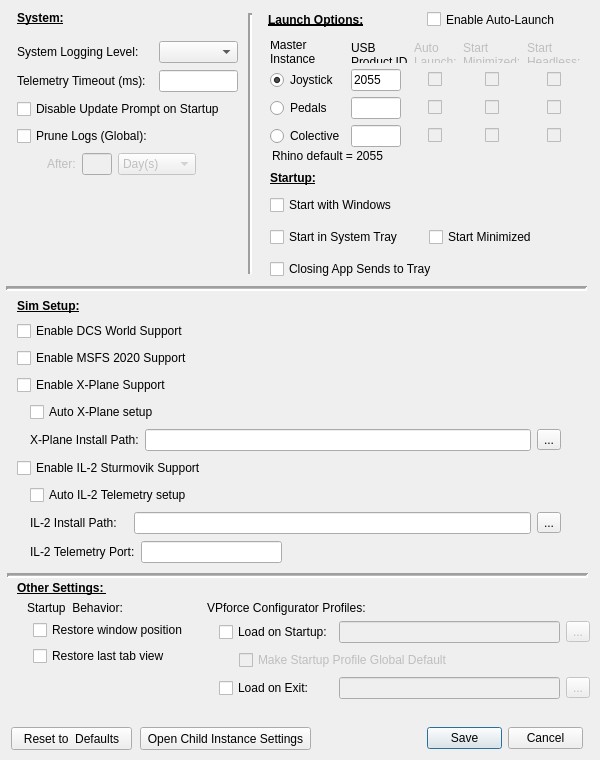
<?xml version="1.0" encoding="UTF-8"?>
<ui version="4.0">
 <class>SystemDialog</class>
 <widget class="QDialog" name="SystemDialog">
  <property name="geometry">
   <rect>
    <x>0</x>
    <y>0</y>
    <width>600</width>
    <height>760</height>
   </rect>
  </property>
  <property name="sizePolicy">
   <sizepolicy hsizetype="Fixed" vsizetype="Fixed">
    <horstretch>0</horstretch>
    <verstretch>0</verstretch>
   </sizepolicy>
  </property>
  <property name="minimumSize">
   <size>
    <width>600</width>
    <height>760</height>
   </size>
  </property>
  <property name="maximumSize">
   <size>
    <width>600</width>
    <height>760</height>
   </size>
  </property>
  <property name="windowTitle">
   <string>System Settings</string>
  </property>
  <widget class="Line" name="line">
   <property name="geometry">
    <rect>
     <x>6</x>
     <y>280</y>
     <width>581</width>
     <height>16</height>
    </rect>
   </property>
   <property name="font">
    <font>
     <weight>50</weight>
     <bold>false</bold>
    </font>
   </property>
   <property name="lineWidth">
    <number>2</number>
   </property>
   <property name="midLineWidth">
    <number>1</number>
   </property>
   <property name="orientation">
    <enum>Qt::Horizontal</enum>
   </property>
  </widget>
  <widget class="QDialogButtonBox" name="buttonBox">
   <property name="geometry">
    <rect>
     <x>427</x>
     <y>727</y>
     <width>156</width>
     <height>23</height>
    </rect>
   </property>
   <property name="orientation">
    <enum>Qt::Horizontal</enum>
   </property>
   <property name="standardButtons">
    <set>QDialogButtonBox::Cancel|QDialogButtonBox::Save</set>
   </property>
  </widget>
  <widget class="QPushButton" name="resetButton">
   <property name="geometry">
    <rect>
     <x>11</x>
     <y>727</y>
     <width>121</width>
     <height>23</height>
    </rect>
   </property>
   <property name="text">
    <string>Reset to  Defaults</string>
   </property>
  </widget>
  <widget class="QWidget" name="layoutWidget">
   <property name="geometry">
    <rect>
     <x>17</x>
     <y>40</y>
     <width>221</width>
     <height>137</height>
    </rect>
   </property>
   <layout class="QGridLayout" name="gridLayout">
    <item row="0" column="0">
     <widget class="QLabel" name="label">
      <property name="text">
       <string>System Logging Level:</string>
      </property>
     </widget>
    </item>
    <item row="0" column="1">
     <widget class="QComboBox" name="logLevel"/>
    </item>
    <item row="4" column="0" colspan="2">
     <layout class="QHBoxLayout" name="horizontalLayout_5">
      <item>
       <spacer name="horizontalSpacer_12">
        <property name="orientation">
         <enum>Qt::Horizontal</enum>
        </property>
        <property name="sizeType">
         <enum>QSizePolicy::Fixed</enum>
        </property>
        <property name="sizeHint" stdset="0">
         <size>
          <width>30</width>
          <height>20</height>
         </size>
        </property>
       </spacer>
      </item>
      <item>
       <widget class="QLabel" name="lab_logPrune">
        <property name="enabled">
         <bool>false</bool>
        </property>
        <property name="sizePolicy">
         <sizepolicy hsizetype="Fixed" vsizetype="Preferred">
          <horstretch>0</horstretch>
          <verstretch>0</verstretch>
         </sizepolicy>
        </property>
        <property name="text">
         <string>After:</string>
        </property>
       </widget>
      </item>
      <item>
       <widget class="QLineEdit" name="tb_logPrune">
        <property name="enabled">
         <bool>false</bool>
        </property>
        <property name="maximumSize">
         <size>
          <width>30</width>
          <height>16777215</height>
         </size>
        </property>
       </widget>
      </item>
      <item>
       <widget class="QComboBox" name="combo_logPrune">
        <property name="enabled">
         <bool>false</bool>
        </property>
        <property name="sizePolicy">
         <sizepolicy hsizetype="Fixed" vsizetype="Fixed">
          <horstretch>0</horstretch>
          <verstretch>0</verstretch>
         </sizepolicy>
        </property>
        <item>
         <property name="text">
          <string>Day(s)</string>
         </property>
        </item>
        <item>
         <property name="text">
          <string>Week(s)</string>
         </property>
        </item>
        <item>
         <property name="text">
          <string>Month(s)</string>
         </property>
        </item>
       </widget>
      </item>
      <item>
       <spacer name="horizontalSpacer_13">
        <property name="orientation">
         <enum>Qt::Horizontal</enum>
        </property>
        <property name="sizeHint" stdset="0">
         <size>
          <width>40</width>
          <height>20</height>
         </size>
        </property>
       </spacer>
      </item>
     </layout>
    </item>
    <item row="3" column="0">
     <widget class="LabeledToggle" name="cb_logPrune">
      <property name="text">
       <string>Prune Logs (Global):</string>
      </property>
     </widget>
    </item>
    <item row="1" column="0">
     <widget class="QLabel" name="label_2">
      <property name="text">
       <string>Telemetry Timeout (ms):</string>
      </property>
     </widget>
    </item>
    <item row="1" column="1">
     <widget class="QLineEdit" name="telemTimeout"/>
    </item>
    <item row="2" column="0" colspan="2">
     <widget class="LabeledToggle" name="ignoreUpdate">
      <property name="sizePolicy">
       <sizepolicy hsizetype="Minimum" vsizetype="Fixed">
        <horstretch>0</horstretch>
        <verstretch>0</verstretch>
       </sizepolicy>
      </property>
      <property name="text">
       <string>Disable Update Prompt on Startup</string>
      </property>
     </widget>
    </item>
   </layout>
  </widget>
  <widget class="Line" name="line_2">
   <property name="geometry">
    <rect>
     <x>7</x>
     <y>567</y>
     <width>581</width>
     <height>16</height>
    </rect>
   </property>
   <property name="font">
    <font>
     <weight>50</weight>
     <bold>false</bold>
    </font>
   </property>
   <property name="lineWidth">
    <number>2</number>
   </property>
   <property name="midLineWidth">
    <number>1</number>
   </property>
   <property name="orientation">
    <enum>Qt::Horizontal</enum>
   </property>
  </widget>
  <widget class="QLabel" name="labelSystem">
   <property name="geometry">
    <rect>
     <x>17</x>
     <y>10</y>
     <width>141</width>
     <height>16</height>
    </rect>
   </property>
   <property name="font">
    <font>
     <weight>75</weight>
     <bold>true</bold>
     <underline>true</underline>
    </font>
   </property>
   <property name="text">
    <string>System:</string>
   </property>
  </widget>
  <widget class="QLabel" name="labelSim">
   <property name="geometry">
    <rect>
     <x>17</x>
     <y>298</y>
     <width>151</width>
     <height>16</height>
    </rect>
   </property>
   <property name="font">
    <font>
     <weight>75</weight>
     <bold>true</bold>
     <underline>true</underline>
    </font>
   </property>
   <property name="text">
    <string>Sim Setup:</string>
   </property>
  </widget>
  <widget class="QLabel" name="labelOther">
   <property name="geometry">
    <rect>
     <x>17</x>
     <y>580</y>
     <width>181</width>
     <height>16</height>
    </rect>
   </property>
   <property name="font">
    <font>
     <weight>75</weight>
     <bold>true</bold>
     <underline>true</underline>
    </font>
   </property>
   <property name="text">
    <string>Other Settings: </string>
   </property>
  </widget>
  <widget class="QLabel" name="label_8">
   <property name="geometry">
    <rect>
     <x>27</x>
     <y>600</y>
     <width>101</width>
     <height>16</height>
    </rect>
   </property>
   <property name="text">
    <string>Startup  Behavior:</string>
   </property>
  </widget>
  <widget class="QWidget" name="layoutWidget">
   <property name="geometry">
    <rect>
     <x>33</x>
     <y>620</y>
     <width>184</width>
     <height>48</height>
    </rect>
   </property>
   <layout class="QVBoxLayout" name="verticalLayout_2">
    <property name="spacing">
     <number>6</number>
    </property>
    <item>
     <widget class="LabeledToggle" name="cb_save_geometry">
      <property name="text">
       <string>Restore window position</string>
      </property>
     </widget>
    </item>
    <item>
     <widget class="LabeledToggle" name="cb_save_view">
      <property name="text">
       <string>Restore last tab view</string>
      </property>
     </widget>
    </item>
   </layout>
  </widget>
  <widget class="QLabel" name="label_10">
   <property name="geometry">
    <rect>
     <x>272</x>
     <y>148</y>
     <width>151</width>
     <height>16</height>
    </rect>
   </property>
   <property name="text">
    <string>Rhino default = 2055</string>
   </property>
  </widget>
  <widget class="Line" name="line_3">
   <property name="geometry">
    <rect>
     <x>240</x>
     <y>13</y>
     <width>20</width>
     <height>261</height>
    </rect>
   </property>
   <property name="font">
    <font>
     <weight>50</weight>
     <bold>false</bold>
    </font>
   </property>
   <property name="lineWidth">
    <number>2</number>
   </property>
   <property name="orientation">
    <enum>Qt::Vertical</enum>
   </property>
  </widget>
  <widget class="QLabel" name="label_13">
   <property name="geometry">
    <rect>
     <x>207</x>
     <y>598</y>
     <width>191</width>
     <height>20</height>
    </rect>
   </property>
   <property name="text">
    <string>VPforce Configurator Profiles:</string>
   </property>
  </widget>
  <widget class="QWidget" name="layoutWidget">
   <property name="geometry">
    <rect>
     <x>219</x>
     <y>620</y>
     <width>371</width>
     <height>80</height>
    </rect>
   </property>
   <layout class="QGridLayout" name="gridLayout_4">
    <property name="verticalSpacing">
     <number>6</number>
    </property>
    <item row="0" column="2">
     <widget class="QToolButton" name="browseVPConfStartup">
      <property name="enabled">
       <bool>false</bool>
      </property>
      <property name="text">
       <string>...</string>
      </property>
     </widget>
    </item>
    <item row="0" column="0">
     <widget class="LabeledToggle" name="enableVPConfStartup">
      <property name="text">
       <string>Load on Startup:</string>
      </property>
     </widget>
    </item>
    <item row="2" column="2" alignment="Qt::AlignRight">
     <widget class="QToolButton" name="browseVPConfExit">
      <property name="enabled">
       <bool>false</bool>
      </property>
      <property name="text">
       <string>...</string>
      </property>
     </widget>
    </item>
    <item row="2" column="1">
     <widget class="QLineEdit" name="pathVPConfExit">
      <property name="enabled">
       <bool>false</bool>
      </property>
     </widget>
    </item>
    <item row="0" column="1">
     <widget class="QLineEdit" name="pathVPConfStartup">
      <property name="enabled">
       <bool>false</bool>
      </property>
     </widget>
    </item>
    <item row="2" column="0" alignment="Qt::AlignLeft">
     <widget class="LabeledToggle" name="enableVPConfExit">
      <property name="text">
       <string>Load on Exit:</string>
      </property>
     </widget>
    </item>
    <item row="1" column="0" colspan="3">
     <layout class="QHBoxLayout" name="horizontalLayout_4">
      <item>
       <spacer name="horizontalSpacer_8">
        <property name="orientation">
         <enum>Qt::Horizontal</enum>
        </property>
        <property name="sizeType">
         <enum>QSizePolicy::Fixed</enum>
        </property>
        <property name="sizeHint" stdset="0">
         <size>
          <width>20</width>
          <height>20</height>
         </size>
        </property>
       </spacer>
      </item>
      <item>
       <widget class="LabeledToggle" name="enableVPConfGlobalDefault">
        <property name="enabled">
         <bool>false</bool>
        </property>
        <property name="toolTip">
         <string>&lt;html&gt;&lt;head/&gt;&lt;body&gt;&lt;p&gt;Startup profile will also re-load for any aircraft that does not&lt;/p&gt;&lt;p&gt;have an override defined at the Sim/Class/Model level.  &lt;br/&gt;&lt;br/&gt;The profile will only re-load if the previously loaded aircraft changed&lt;/p&gt;&lt;p&gt;the profile and the new aircraft does not have one defined at the&lt;/p&gt;&lt;p&gt;Sim/Class/Model level.&lt;/p&gt;&lt;/body&gt;&lt;/html&gt;</string>
        </property>
        <property name="text">
         <string>Make Startup Profile Global Default</string>
        </property>
       </widget>
      </item>
     </layout>
    </item>
   </layout>
  </widget>
  <widget class="QPushButton" name="buttonChildSettings">
   <property name="geometry">
    <rect>
     <x>140</x>
     <y>727</y>
     <width>171</width>
     <height>23</height>
    </rect>
   </property>
   <property name="text">
    <string>Open Child Instance Settings</string>
   </property>
  </widget>
  <widget class="QWidget" name="layoutWidget">
   <property name="geometry">
    <rect>
     <x>17</x>
     <y>320</y>
     <width>544</width>
     <height>244</height>
    </rect>
   </property>
   <layout class="QGridLayout" name="gridLayout_3">
    <property name="verticalSpacing">
     <number>6</number>
    </property>
    <item row="0" column="0">
     <widget class="LabeledToggle" name="enableDCS">
      <property name="sizePolicy">
       <sizepolicy hsizetype="Preferred" vsizetype="Fixed">
        <horstretch>0</horstretch>
        <verstretch>0</verstretch>
       </sizepolicy>
      </property>
      <property name="text">
       <string>Enable DCS World Support</string>
      </property>
     </widget>
    </item>
    <item row="1" column="0">
     <widget class="LabeledToggle" name="enableMSFS">
      <property name="sizePolicy">
       <sizepolicy hsizetype="Minimum" vsizetype="Fixed">
        <horstretch>0</horstretch>
        <verstretch>0</verstretch>
       </sizepolicy>
      </property>
      <property name="text">
       <string>Enable MSFS 2020 Support</string>
      </property>
     </widget>
    </item>
    <item row="2" column="0">
     <widget class="LabeledToggle" name="enableXPLANE">
      <property name="text">
       <string>Enable X-Plane Support</string>
      </property>
     </widget>
    </item>
    <item row="3" column="0">
     <layout class="QHBoxLayout" name="horizontalLayout">
      <item>
       <spacer name="horizontalSpacer_14">
        <property name="orientation">
         <enum>Qt::Horizontal</enum>
        </property>
        <property name="sizeType">
         <enum>QSizePolicy::Fixed</enum>
        </property>
        <property name="sizeHint" stdset="0">
         <size>
          <width>13</width>
          <height>20</height>
         </size>
        </property>
       </spacer>
      </item>
      <item>
       <widget class="LabeledToggle" name="validateXPLANE">
        <property name="text">
         <string>Auto X-Plane setup</string>
        </property>
       </widget>
      </item>
     </layout>
    </item>
    <item row="4" column="0">
     <layout class="QHBoxLayout" name="horizontalLayout_2">
      <item>
       <spacer name="horizontalSpacer_15">
        <property name="orientation">
         <enum>Qt::Horizontal</enum>
        </property>
        <property name="sizeType">
         <enum>QSizePolicy::Fixed</enum>
        </property>
        <property name="sizeHint" stdset="0">
         <size>
          <width>13</width>
          <height>20</height>
         </size>
        </property>
       </spacer>
      </item>
      <item>
       <widget class="QLabel" name="lab_pathXPLANE">
        <property name="sizePolicy">
         <sizepolicy hsizetype="Fixed" vsizetype="Preferred">
          <horstretch>0</horstretch>
          <verstretch>0</verstretch>
         </sizepolicy>
        </property>
        <property name="minimumSize">
         <size>
          <width>98</width>
          <height>0</height>
         </size>
        </property>
        <property name="text">
         <string>X-Plane Install Path:</string>
        </property>
       </widget>
      </item>
      <item>
       <widget class="QLineEdit" name="pathXPLANE"/>
      </item>
      <item>
       <widget class="QToolButton" name="browseXPLANE">
        <property name="text">
         <string>...</string>
        </property>
       </widget>
      </item>
     </layout>
    </item>
    <item row="5" column="0">
     <widget class="LabeledToggle" name="enableIL2">
      <property name="text">
       <string>Enable IL-2 Sturmovik Support</string>
      </property>
     </widget>
    </item>
    <item row="6" column="0">
     <layout class="QHBoxLayout" name="horizontalLayout_6">
      <item>
       <spacer name="horizontalSpacer_16">
        <property name="orientation">
         <enum>Qt::Horizontal</enum>
        </property>
        <property name="sizeType">
         <enum>QSizePolicy::Fixed</enum>
        </property>
        <property name="sizeHint" stdset="0">
         <size>
          <width>13</width>
          <height>20</height>
         </size>
        </property>
       </spacer>
      </item>
      <item>
       <widget class="LabeledToggle" name="validateIL2">
        <property name="text">
         <string>Auto IL-2 Telemetry setup</string>
        </property>
       </widget>
      </item>
     </layout>
    </item>
    <item row="7" column="0">
     <layout class="QHBoxLayout" name="horizontalLayout_7">
      <item>
       <spacer name="horizontalSpacer_17">
        <property name="orientation">
         <enum>Qt::Horizontal</enum>
        </property>
        <property name="sizeType">
         <enum>QSizePolicy::Fixed</enum>
        </property>
        <property name="sizeHint" stdset="0">
         <size>
          <width>13</width>
          <height>20</height>
         </size>
        </property>
       </spacer>
      </item>
      <item>
       <widget class="QLabel" name="lab_pathIL2">
        <property name="sizePolicy">
         <sizepolicy hsizetype="Fixed" vsizetype="Preferred">
          <horstretch>0</horstretch>
          <verstretch>0</verstretch>
         </sizepolicy>
        </property>
        <property name="minimumSize">
         <size>
          <width>98</width>
          <height>0</height>
         </size>
        </property>
        <property name="text">
         <string>IL-2 Install Path:</string>
        </property>
       </widget>
      </item>
      <item>
       <widget class="QLineEdit" name="pathIL2"/>
      </item>
      <item>
       <widget class="QToolButton" name="browseIL2">
        <property name="text">
         <string>...</string>
        </property>
       </widget>
      </item>
     </layout>
    </item>
    <item row="8" column="0">
     <layout class="QHBoxLayout" name="horizontalLayout_8">
      <item>
       <spacer name="horizontalSpacer_18">
        <property name="orientation">
         <enum>Qt::Horizontal</enum>
        </property>
        <property name="sizeType">
         <enum>QSizePolicy::Fixed</enum>
        </property>
        <property name="sizeHint" stdset="0">
         <size>
          <width>13</width>
          <height>20</height>
         </size>
        </property>
       </spacer>
      </item>
      <item>
       <widget class="QLabel" name="lab_portIL2">
        <property name="text">
         <string>IL-2 Telemetry Port:</string>
        </property>
       </widget>
      </item>
      <item>
       <widget class="QLineEdit" name="portIL2"/>
      </item>
      <item>
       <spacer name="horizontalSpacer">
        <property name="orientation">
         <enum>Qt::Horizontal</enum>
        </property>
        <property name="sizeType">
         <enum>QSizePolicy::Fixed</enum>
        </property>
        <property name="sizeHint" stdset="0">
         <size>
          <width>279</width>
          <height>20</height>
         </size>
        </property>
       </spacer>
      </item>
     </layout>
    </item>
   </layout>
  </widget>
  <widget class="QWidget" name="layoutWidget">
   <property name="geometry">
    <rect>
     <x>270</x>
     <y>41</y>
     <width>311</width>
     <height>106</height>
    </rect>
   </property>
   <layout class="QGridLayout" name="gridLayout_2">
    <item row="0" column="0">
     <widget class="QLabel" name="label_9">
      <property name="text">
       <string>Master
Instance</string>
      </property>
     </widget>
    </item>
    <item row="0" column="1">
     <widget class="QLabel" name="label_12">
      <property name="text">
       <string>USB
Product ID</string>
      </property>
      <property name="alignment">
       <set>Qt::AlignLeading|Qt::AlignLeft|Qt::AlignTop</set>
      </property>
     </widget>
    </item>
    <item row="0" column="2">
     <widget class="QLabel" name="lab_auto_launch">
      <property name="enabled">
       <bool>false</bool>
      </property>
      <property name="text">
       <string>Auto
Launch:</string>
      </property>
      <property name="alignment">
       <set>Qt::AlignLeading|Qt::AlignLeft|Qt::AlignTop</set>
      </property>
     </widget>
    </item>
    <item row="0" column="3">
     <widget class="QLabel" name="lab_start_min">
      <property name="enabled">
       <bool>false</bool>
      </property>
      <property name="text">
       <string>Start
Minimized:</string>
      </property>
      <property name="alignment">
       <set>Qt::AlignLeading|Qt::AlignLeft|Qt::AlignTop</set>
      </property>
     </widget>
    </item>
    <item row="0" column="4">
     <widget class="QLabel" name="lab_start_headless">
      <property name="enabled">
       <bool>false</bool>
      </property>
      <property name="text">
       <string>Start
Headless:</string>
      </property>
      <property name="alignment">
       <set>Qt::AlignLeading|Qt::AlignLeft|Qt::AlignTop</set>
      </property>
     </widget>
    </item>
    <item row="1" column="0">
     <widget class="QRadioButton" name="rb_master_j">
      <property name="text">
       <string>Joystick</string>
      </property>
      <property name="checked">
       <bool>true</bool>
      </property>
     </widget>
    </item>
    <item row="1" column="1">
     <widget class="QLineEdit" name="tb_pid_j">
      <property name="maximumSize">
       <size>
        <width>50</width>
        <height>16777215</height>
       </size>
      </property>
      <property name="text">
       <string>2055</string>
      </property>
     </widget>
    </item>
    <item row="1" column="2" alignment="Qt::AlignHCenter">
     <widget class="QCheckBox" name="cb_al_enable_j">
      <property name="enabled">
       <bool>false</bool>
      </property>
      <property name="maximumSize">
       <size>
        <width>15</width>
        <height>16777215</height>
       </size>
      </property>
      <property name="text">
       <string/>
      </property>
     </widget>
    </item>
    <item row="1" column="3" alignment="Qt::AlignHCenter">
     <widget class="QCheckBox" name="cb_min_enable_j">
      <property name="enabled">
       <bool>false</bool>
      </property>
      <property name="maximumSize">
       <size>
        <width>15</width>
        <height>16777215</height>
       </size>
      </property>
      <property name="text">
       <string/>
      </property>
      <property name="checkable">
       <bool>true</bool>
      </property>
     </widget>
    </item>
    <item row="1" column="4" alignment="Qt::AlignHCenter">
     <widget class="QCheckBox" name="cb_headless_j">
      <property name="enabled">
       <bool>false</bool>
      </property>
      <property name="maximumSize">
       <size>
        <width>15</width>
        <height>16777215</height>
       </size>
      </property>
      <property name="text">
       <string/>
      </property>
      <property name="checkable">
       <bool>true</bool>
      </property>
     </widget>
    </item>
    <item row="2" column="0">
     <widget class="QRadioButton" name="rb_master_p">
      <property name="text">
       <string>Pedals</string>
      </property>
     </widget>
    </item>
    <item row="2" column="1">
     <widget class="QLineEdit" name="tb_pid_p">
      <property name="maximumSize">
       <size>
        <width>50</width>
        <height>16777215</height>
       </size>
      </property>
     </widget>
    </item>
    <item row="2" column="2" alignment="Qt::AlignHCenter">
     <widget class="QCheckBox" name="cb_al_enable_p">
      <property name="enabled">
       <bool>false</bool>
      </property>
      <property name="maximumSize">
       <size>
        <width>15</width>
        <height>16777215</height>
       </size>
      </property>
      <property name="text">
       <string/>
      </property>
     </widget>
    </item>
    <item row="2" column="3" alignment="Qt::AlignHCenter">
     <widget class="QCheckBox" name="cb_min_enable_p">
      <property name="enabled">
       <bool>false</bool>
      </property>
      <property name="maximumSize">
       <size>
        <width>15</width>
        <height>16777215</height>
       </size>
      </property>
      <property name="text">
       <string/>
      </property>
      <property name="checkable">
       <bool>true</bool>
      </property>
     </widget>
    </item>
    <item row="2" column="4" alignment="Qt::AlignHCenter">
     <widget class="QCheckBox" name="cb_headless_p">
      <property name="enabled">
       <bool>false</bool>
      </property>
      <property name="maximumSize">
       <size>
        <width>15</width>
        <height>16777215</height>
       </size>
      </property>
      <property name="text">
       <string/>
      </property>
      <property name="checkable">
       <bool>true</bool>
      </property>
     </widget>
    </item>
    <item row="3" column="0">
     <widget class="QRadioButton" name="rb_master_c">
      <property name="text">
       <string>Colective</string>
      </property>
     </widget>
    </item>
    <item row="3" column="1">
     <widget class="QLineEdit" name="tb_pid_c">
      <property name="maximumSize">
       <size>
        <width>50</width>
        <height>16777215</height>
       </size>
      </property>
     </widget>
    </item>
    <item row="3" column="2" alignment="Qt::AlignHCenter">
     <widget class="QCheckBox" name="cb_al_enable_c">
      <property name="enabled">
       <bool>false</bool>
      </property>
      <property name="maximumSize">
       <size>
        <width>15</width>
        <height>16777215</height>
       </size>
      </property>
      <property name="text">
       <string/>
      </property>
     </widget>
    </item>
    <item row="3" column="3" alignment="Qt::AlignHCenter">
     <widget class="QCheckBox" name="cb_min_enable_c">
      <property name="enabled">
       <bool>false</bool>
      </property>
      <property name="maximumSize">
       <size>
        <width>15</width>
        <height>16777215</height>
       </size>
      </property>
      <property name="text">
       <string/>
      </property>
      <property name="checkable">
       <bool>true</bool>
      </property>
     </widget>
    </item>
    <item row="3" column="4" alignment="Qt::AlignHCenter">
     <widget class="QCheckBox" name="cb_headless_c">
      <property name="enabled">
       <bool>false</bool>
      </property>
      <property name="maximumSize">
       <size>
        <width>15</width>
        <height>16777215</height>
       </size>
      </property>
      <property name="text">
       <string/>
      </property>
      <property name="checkable">
       <bool>true</bool>
      </property>
     </widget>
    </item>
   </layout>
  </widget>
  <widget class="QLabel" name="labelSystem_2">
   <property name="geometry">
    <rect>
     <x>270</x>
     <y>170</y>
     <width>141</width>
     <height>16</height>
    </rect>
   </property>
   <property name="font">
    <font>
     <weight>75</weight>
     <bold>true</bold>
     <underline>true</underline>
    </font>
   </property>
   <property name="text">
    <string>Startup:</string>
   </property>
  </widget>
  <widget class="QWidget" name="layoutWidget">
   <property name="geometry">
    <rect>
     <x>270</x>
     <y>191</y>
     <width>311</width>
     <height>94</height>
    </rect>
   </property>
   <layout class="QGridLayout" name="gridLayout_5">
    <property name="verticalSpacing">
     <number>8</number>
    </property>
    <item row="1" column="0">
     <widget class="LabeledToggle" name="cb_startToTray">
      <property name="text">
       <string>Start in System Tray</string>
      </property>
     </widget>
    </item>
    <item row="1" column="1">
     <widget class="LabeledToggle" name="cb_masterStartMin">
      <property name="text">
       <string>Start Minimized</string>
      </property>
     </widget>
    </item>
    <item row="0" column="0" colspan="2">
     <widget class="LabeledToggle" name="cb_startWithWindows">
      <property name="text">
       <string>Start with Windows</string>
      </property>
     </widget>
    </item>
    <item row="2" column="0" colspan="2">
     <widget class="LabeledToggle" name="cb_closeToTray">
      <property name="text">
       <string>Closing App Sends to Tray</string>
      </property>
     </widget>
    </item>
   </layout>
  </widget>
  <widget class="QWidget" name="layoutWidget">
   <property name="geometry">
    <rect>
     <x>268</x>
     <y>10</y>
     <width>311</width>
     <height>19</height>
    </rect>
   </property>
   <layout class="QHBoxLayout" name="horizontalLayout_3">
    <item>
     <widget class="QLabel" name="labelLaunch">
      <property name="font">
       <font>
        <weight>75</weight>
        <bold>true</bold>
        <underline>true</underline>
       </font>
      </property>
      <property name="text">
       <string>Launch Options:</string>
      </property>
     </widget>
    </item>
    <item>
     <widget class="QCheckBox" name="cb_al_enable">
      <property name="font">
       <font>
        <weight>50</weight>
        <bold>false</bold>
        <underline>false</underline>
       </font>
      </property>
      <property name="text">
       <string>Enable Auto-Launch</string>
      </property>
     </widget>
    </item>
   </layout>
  </widget>
 </widget>
 <customwidgets>
  <customwidget>
   <class>LabeledToggle</class>
   <extends>QCheckBox</extends>
   <header>telemffb.custom_widgets</header>
  </customwidget>
 </customwidgets>
 <tabstops>
  <tabstop>logLevel</tabstop>
  <tabstop>telemTimeout</tabstop>
  <tabstop>ignoreUpdate</tabstop>
  <tabstop>cb_al_enable</tabstop>
  <tabstop>rb_master_j</tabstop>
  <tabstop>rb_master_p</tabstop>
  <tabstop>rb_master_c</tabstop>
  <tabstop>tb_pid_j</tabstop>
  <tabstop>tb_pid_p</tabstop>
  <tabstop>tb_pid_c</tabstop>
  <tabstop>cb_al_enable_j</tabstop>
  <tabstop>cb_al_enable_p</tabstop>
  <tabstop>cb_al_enable_c</tabstop>
  <tabstop>cb_min_enable_j</tabstop>
  <tabstop>cb_min_enable_p</tabstop>
  <tabstop>cb_min_enable_c</tabstop>
  <tabstop>cb_headless_j</tabstop>
  <tabstop>cb_headless_p</tabstop>
  <tabstop>cb_headless_c</tabstop>
  <tabstop>enableDCS</tabstop>
  <tabstop>enableMSFS</tabstop>
  <tabstop>enableXPLANE</tabstop>
  <tabstop>validateXPLANE</tabstop>
  <tabstop>pathXPLANE</tabstop>
  <tabstop>browseXPLANE</tabstop>
  <tabstop>enableIL2</tabstop>
  <tabstop>validateIL2</tabstop>
  <tabstop>pathIL2</tabstop>
  <tabstop>browseIL2</tabstop>
  <tabstop>portIL2</tabstop>
  <tabstop>cb_save_geometry</tabstop>
  <tabstop>cb_save_view</tabstop>
  <tabstop>resetButton</tabstop>
 </tabstops>
 <resources/>
 <connections/>
</ui>
